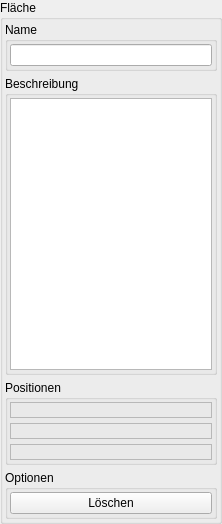
<ui version="4.0" >
 <author></author>
 <comment></comment>
 <exportmacro></exportmacro>
 <class>WidgetToolTriangleNew</class>
 <widget class="QWidget" name="WidgetToolTriangleNew" >
  <property name="geometry" >
   <rect>
    <x>0</x>
    <y>0</y>
    <width>222</width>
    <height>524</height>
   </rect>
  </property>
  <property name="windowTitle" >
   <string>Form</string>
  </property>
  <widget class="QGroupBox" name="groupBox" >
   <property name="geometry" >
    <rect>
     <x>0</x>
     <y>0</y>
     <width>222</width>
     <height>524</height>
    </rect>
   </property>
   <property name="title" >
    <string>Fläche</string>
   </property>
   <property name="flat" >
    <bool>true</bool>
   </property>
   <layout class="QGridLayout" >
    <property name="margin" >
     <number>2</number>
    </property>
    <property name="spacing" >
     <number>5</number>
    </property>
    <item row="3" column="0" >
     <widget class="QGroupBox" name="groupBox_5" >
      <property name="title" >
       <string>Optionen</string>
      </property>
      <property name="flat" >
       <bool>true</bool>
      </property>
      <layout class="QGridLayout" >
       <property name="margin" >
        <number>2</number>
       </property>
       <property name="spacing" >
        <number>5</number>
       </property>
       <item row="1" column="0" >
        <widget class="QPushButton" name="pushButton_Delete" >
         <property name="toolTip" >
          <string>Löscht den Knoten</string>
         </property>
         <property name="statusTip" >
          <string>Löscht den Knoten</string>
         </property>
         <property name="whatsThis" >
          <string>Löscht den Knoten</string>
         </property>
         <property name="text" >
          <string>Löschen</string>
         </property>
        </widget>
       </item>
      </layout>
     </widget>
    </item>
    <item row="0" column="0" >
     <widget class="QGroupBox" name="groupBox_2" >
      <property name="title" >
       <string>Name</string>
      </property>
      <property name="flat" >
       <bool>true</bool>
      </property>
      <layout class="QGridLayout" >
       <property name="margin" >
        <number>2</number>
       </property>
       <property name="spacing" >
        <number>5</number>
       </property>
       <item row="0" column="0" >
        <widget class="QLineEdit" name="lineEdit_Name" />
       </item>
      </layout>
     </widget>
    </item>
    <item row="1" column="0" >
     <widget class="QGroupBox" name="groupBox_3" >
      <property name="title" >
       <string>Beschreibung</string>
      </property>
      <property name="flat" >
       <bool>true</bool>
      </property>
      <layout class="QGridLayout" >
       <property name="margin" >
        <number>2</number>
       </property>
       <property name="spacing" >
        <number>5</number>
       </property>
       <item row="0" column="0" >
        <widget class="QTextEdit" name="textEdit_Desc" />
       </item>
      </layout>
     </widget>
    </item>
    <item row="2" column="0" >
     <widget class="QGroupBox" name="groupBox_4" >
      <property name="title" >
       <string>Positionen</string>
      </property>
      <property name="flat" >
       <bool>true</bool>
      </property>
      <layout class="QGridLayout" >
       <property name="margin" >
        <number>2</number>
       </property>
       <property name="spacing" >
        <number>5</number>
       </property>
       <item row="1" column="0" >
        <widget class="QLabel" name="label_Pos2" >
         <property name="frameShape" >
          <enum>QFrame::StyledPanel</enum>
         </property>
         <property name="frameShadow" >
          <enum>QFrame::Sunken</enum>
         </property>
         <property name="text" >
          <string/>
         </property>
        </widget>
       </item>
       <item row="0" column="0" >
        <widget class="QLabel" name="label_Pos1" >
         <property name="frameShape" >
          <enum>QFrame::StyledPanel</enum>
         </property>
         <property name="frameShadow" >
          <enum>QFrame::Sunken</enum>
         </property>
         <property name="text" >
          <string/>
         </property>
        </widget>
       </item>
       <item row="2" column="0" >
        <widget class="QLabel" name="label_Pos3" >
         <property name="frameShape" >
          <enum>QFrame::StyledPanel</enum>
         </property>
         <property name="frameShadow" >
          <enum>QFrame::Sunken</enum>
         </property>
         <property name="text" >
          <string/>
         </property>
        </widget>
       </item>
      </layout>
     </widget>
    </item>
   </layout>
  </widget>
 </widget>
 <pixmapfunction></pixmapfunction>
 <resources/>
 <connections/>
</ui>
